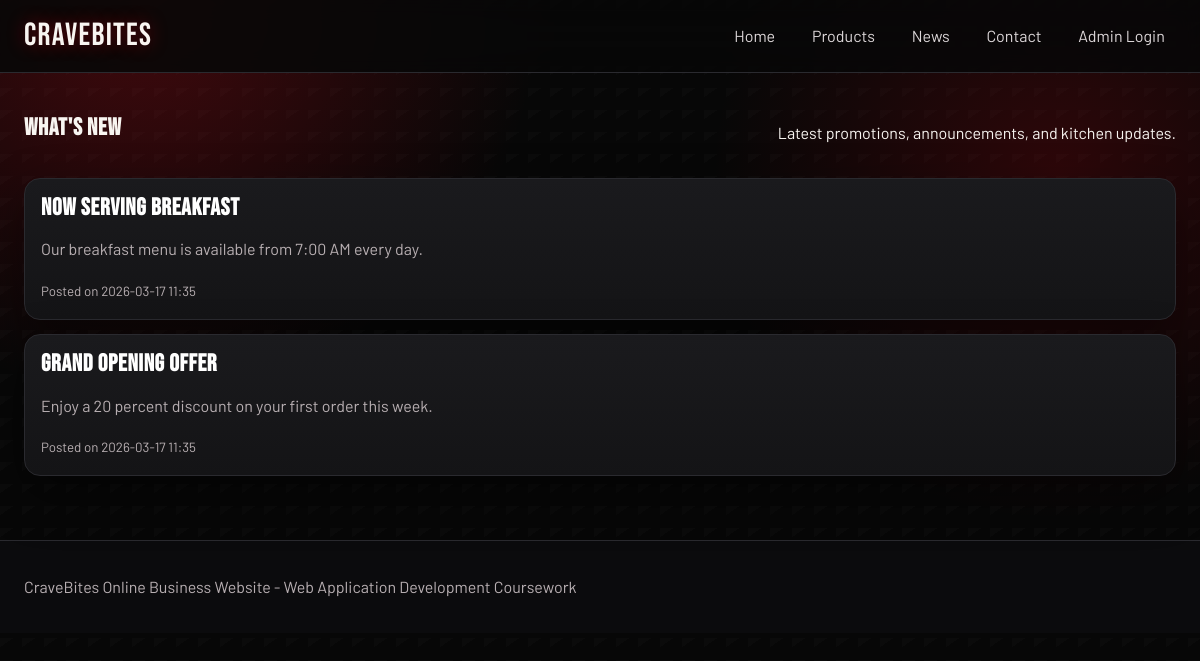
The app's page /.history/news_20260317170308.php with its own data.
### tables this page shows
CREATE TABLE IF NOT EXISTS news (
    id INT AUTO_INCREMENT PRIMARY KEY,
    title VARCHAR(200) NOT NULL,
    body TEXT NOT NULL,
    published_at TIMESTAMP DEFAULT CURRENT_TIMESTAMP
);

### includes/functions.php (called while the page is built, shortened)
<?php
function escape(?string $value): string
{
    return htmlspecialchars($value ?? '', ENT_QUOTES, 'UTF-8');
}

### .history/news_20260317170308.php (the view, shortened to what this page needs)
<?php
require_once __DIR__ . '/includes/header.php';
$stmt = $pdo->query('SELECT id, title, body, published_at FROM news ORDER BY id DESC');
$newsList = $stmt->fetchAll();
?>
<section class="wrap section">
    <div class="section-head">
        <h1>What's New</h1>
        <p>Latest promotions, announcements, and kitchen updates.</p>
    </div>
    <div class="news-list">
        <?php foreach ($newsList as $post): ?>
            <article class="news-item">
                <h2><?php echo escape($post['title']); ?></h2>
                <p><?php echo escape($post['body']); ?></p>
                <small>Posted on <?php echo escape(date('Y-m-d H:i', strtotime($post['published_at']))); ?></small>
            </article>
        <?php endforeach; ?>
    </div>
</section>
<?php require_once __DIR__ . '/includes/footer.php'; ?>

### public/css/styles.css (style rules this page uses)
:root { --bg: #070707; --bg-elev: #0f0f10; --ink: #f8f5f1; --brand: #f20f1f; --brand-strong: #b80712; --brand-soft: #ff5d66; --card: #141416; --card-2: #1a1a1d; --muted: #b8afb2; --line: #2a2a2f; --ok: #29d17e; --danger: #ff6161; --radius: 16px; --shadow: 0 20px 50px rgba(0, 0, 0, 0.45); }
* { box-sizing: border-box; }
body { margin: 0; font-family: "Barlow", "Segoe UI", sans-serif; color: var(--ink); background: radial-gradient(circle at 12% 0%, rgba(242, 15, 31, 0.25) 0, transparent 30%), radial-gradient(circle at 88% 22%, rgba(184, 7, 18, 0.22) 0, transparent 28%), linear-gradient(145deg, rgba(255, 255, 255, 0.015) 25%, transparent 25%) 0 0 / 22px 22px, var(--bg); min-height: 100vh; line-height: 1.55; }
.wrap { width: min(1480px, 96%); margin: 0 auto; }
h1, h2, h3 { font-family: "Bebas Neue", sans-serif; letter-spacing: 0.7px; margin: 0 0 0.7rem; line-height: 1.1; }
.section { padding: 2rem 0; }
.section-head { display: flex; justify-content: space-between; align-items: center; gap: 1rem; margin-bottom: 1rem; }
.card, .news-card, .news-item, .stat-card { background: linear-gradient(180deg, var(--card-2), var(--card)); border: 1px solid var(--line); border-radius: var(--radius); overflow: hidden; box-shadow: var(--shadow); transition: transform 0.25s ease, border-color 0.25s ease; }
.card-body, .news-card, .news-item, .stat-card { padding: 1rem; }
.card-body h3, .news-card h3, .news-item h2, .stat-card h3 { color: #ffffff; }
.card-body p, .news-card p, .news-item p, .stat-card p, small, label { color: var(--muted); }
.news-list { display: grid; gap: 0.9rem; }
.hero-grid, .section, .card, .news-card, .news-item, .stat-card { animation: rise-in 0.6s ease both; }
.card:nth-child(2), .news-card:nth-child(2), .news-item:nth-child(2) { animation-delay: 0.08s; }

### records on screen
news: title "Now Serving Breakfast", body "Our breakfast menu is available from 7:00 AM every day.", published_at "2026-03-17 11:35"
news: title "Grand Opening Offer", body "Enjoy a 20 percent discount on your first order this week.", published_at "2026-03-17 11:35"
